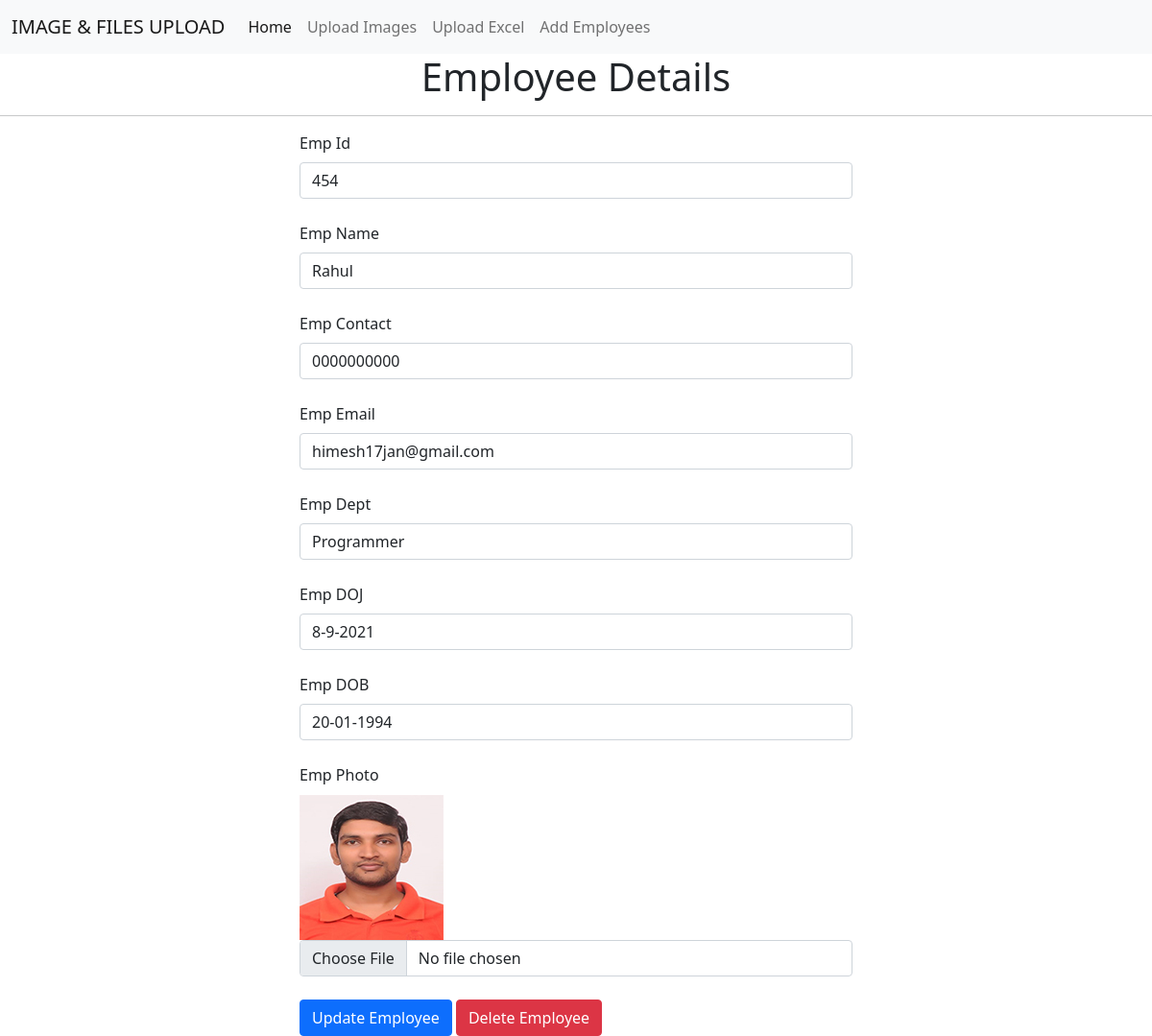
/viewemp/94, run on the app's committed database.
### imageapp/models.py (models this page shows, shortened)
class Employee(models.Model):
    empid = models.IntegerField()
    name = models.CharField(max_length=255)
    contact = models.CharField(max_length=255)
    email = models.CharField(max_length=255)
    dept = models.CharField(max_length=255)
    doj = models.CharField(max_length=255)
    dob = models.CharField(max_length=255)
    empphoto = models.FileField(upload_to='empphoto')

### imageapp/views.py (the view)
# urls.py: path('viewemp/<int:id>', views.viewEmployee, name='viewemp'),
def viewEmployee(request, id):
    object=Employee.objects.get(pk=id)
    if request.method=="POST":
        if len(request.FILES)!=0:
            if len(object.empphoto)>0:
                os.remove(object.empphoto.path)
            object.empphoto = request.FILES['empphoto']
    form=EmployeeForm(request.POST,instance=object)
    if form.is_valid():
        form.save()
        object=Employee.objects.all()
        return redirect('/addemployee')
    return render(request, 'viewemp.html', {'object':object})

### templates/viewemp.html (shortened to what this page needs)
{% extends 'base.html' %} {% block body %}
{% load static %}
<h1 class="text-center">Employee Details</h1>
<hr>
<div class="container" style="width:50%;">
    <form id="empForm" method="POST" action="/viewemp/{{object.id}}" enctype="multipart/form-data">
        <label for="empid" class="form-label" >Emp Id</label>
        <input type="text" class="form-control" name="empid" value={{object.empid}}><br />
        <label for="name" class="form-label" >Emp Name</label>
        <input type="text" class="form-control" name="name" value={{object.name}}><br />
        <label for="contact" class="form-label" >Emp Contact</label>
        <input type="text" class="form-control" name="contact" value={{object.contact}}><br />
        <label for="email" class="form-label" >Emp Email</label>
        <input type="text" class="form-control" name="email" value={{object.email}}><br />
        <label for="dept" class="form-label" >Emp Dept</label>
        <input type="text" class="form-control" name="dept" value={{object.dept}}><br />
        <label for="doj" class="form-label" >Emp DOJ</label>
        <input type="text" class="form-control" name="doj" value={{object.doj}}><br />
        <label for="dob" class="form-label" >Emp DOB</label>
        <input type="text" class="form-control" name="dob" value={{object.dob}}><br />
        <label for="empphoto" class="form-label" >Emp Photo</label><br />
            <img src="{{object.empphoto.url}}">
        <input type="file" class="form-control" name="empphoto"><br />
        <button type="submit" class="btn btn-primary">Update Employee</button>
        <a class="btn btn-danger" id="removeButton" href="/delete/{{ object.id }}" role="button">Delete Employee</a>
    </form>
</div>
{% endblock body %}

### data on the page
Employee: empid "454", name "Rahul", contact "0000000000", email "himesh17jan@gmail.com", dept "Programmer", doj "8-9-2021", dob "20-01-1994", empphoto (picture)
